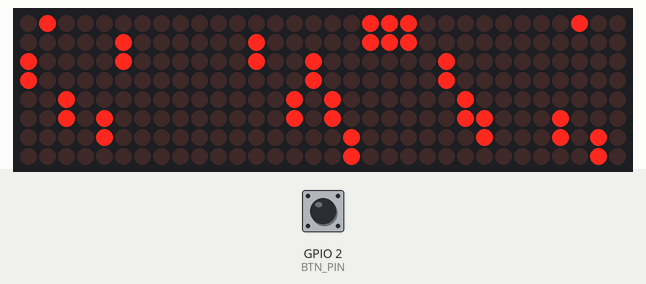
A sketch run on a simulated ESP32-C3. On the bench: 32×8 LED matrix. The inputs (shaded band) are chosen by the test bench; at power-on: GPIO 2 (BTN_PIN) HIGH. Random numbers use the default seed unless the sketch sets one.

Above: at 1.2 s.
1.3 s: GPIO 2 (BTN_PIN) pulled LOW for 0.15 s
3.0 s: GPIO 2 (BTN_PIN) pulled LOW for 1 s
At 3.28 s:
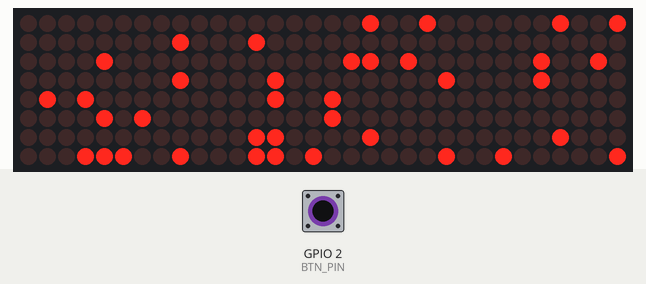
At 3.66 s:
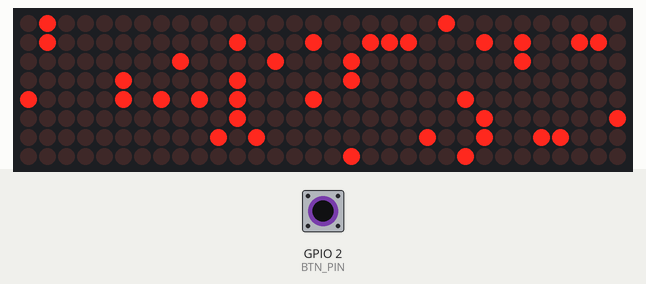
5.5 s: GPIO 2 (BTN_PIN) pulled LOW for 0.15 s
7.4 s: GPIO 2 (BTN_PIN) pulsed LOW 2 times (0.12 s each, 0.3 s apart)
At 7.97 s:
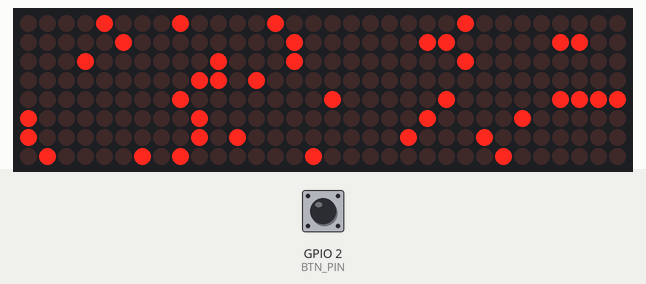
9.7 s: GPIO 2 (BTN_PIN) pulled LOW for 3.2 s
14.4 s: GPIO 2 (BTN_PIN) pulsed LOW 5 times (0.12 s each, 0.3 s apart)
At 14.99 s:
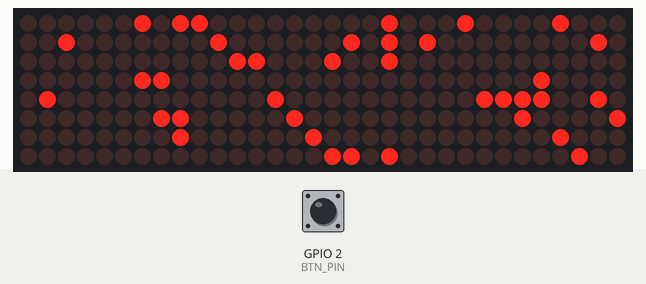

The sketch:

max7219_4in1_esp32_Demo_Collection.ino
```cpp
// MAX7219 Demo Collection Skeleton for ESP32-C3
// Wiring:
// DIN=GPIO7 CLK=GPIO6 CS=GPIO5
// Button GPIO2 to GND to change modes

#include <MD_MAX72xx.h>
#include <SPI.h>

#define HARDWARE_TYPE MD_MAX72XX::FC16_HW
#define MAX_DEVICES 4
#define DATA_PIN 7
#define CLK_PIN 6
#define CS_PIN 5
#define BTN_PIN 2

MD_MAX72XX mx(HARDWARE_TYPE, DATA_PIN, CLK_PIN, CS_PIN, MAX_DEVICES);

int mode=0,last=HIGH;

void clear(){mx.clear();}

void matrixRain(){
  static int d[32]; static bool init=false;
  if(!init){for(int i=0;i<32;i++) d[i]=random(-8,8); init=true;}
  mx.clear();
  for(int x=0;x<32;x++){
    if(d[x]>=0&&d[x]<8) mx.setPoint(d[x],x,true);
    if(d[x]-1>=0) mx.setPoint(d[x]-1,x,true);
    d[x]++; if(d[x]>12)d[x]=random(-8,0);
  }
  mx.update(); delay(60);
}

void bounce(){
  static int x=0,dx=1;
  mx.clear(); mx.setPoint(3,x,true); mx.update();
  x+=dx; if(x==31||x==0) dx=-dx;
  delay(40);
}

void randomPixels(){
  mx.clear();
  for(int i=0;i<40;i++) mx.setPoint(random(8),random(32),true);
  mx.update(); delay(120);
}

void setup(){
  pinMode(BTN_PIN,INPUT_PULLUP);
  randomSeed(analogRead(0));
  mx.begin();
  mx.control(MD_MAX72XX::INTENSITY,3);
}

void loop(){
  int s=digitalRead(BTN_PIN);
  if(last==HIGH && s==LOW){mode=(mode+1)%3; mx.clear(); delay(200);}
  last=s;
  switch(mode){
    case 0: matrixRain(); break;
    case 1: bounce(); break;
    case 2: randomPixels(); break;
  }
}
```
